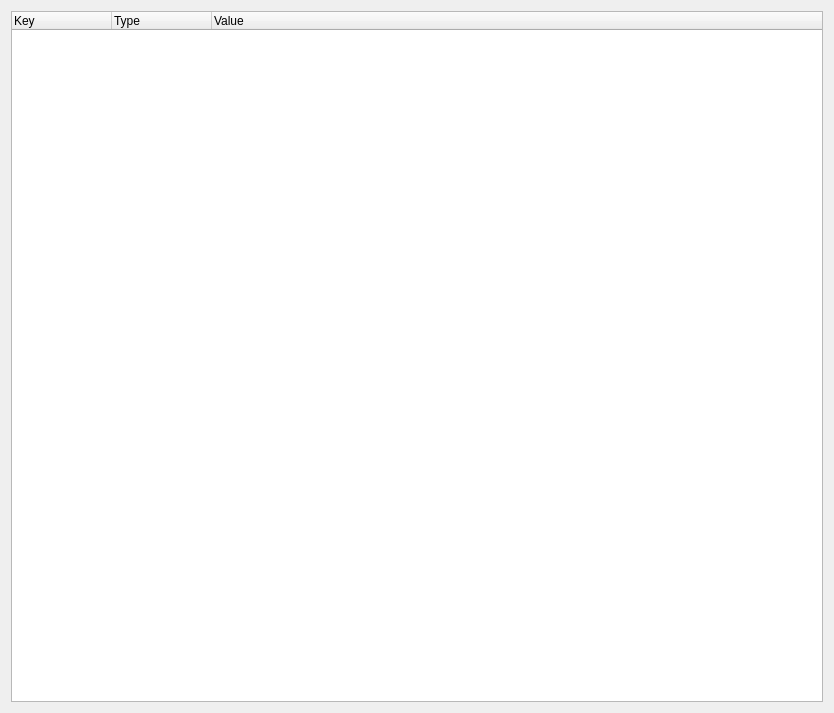
<?xml version="1.0" encoding="UTF-8"?>
<ui version="4.0">
 <class>PListEditorWidget</class>
 <widget class="QWidget" name="PListEditorWidget">
  <property name="geometry">
   <rect>
    <x>0</x>
    <y>0</y>
    <width>834</width>
    <height>713</height>
   </rect>
  </property>
  <property name="windowTitle">
   <string>Form</string>
  </property>
  <layout class="QHBoxLayout" name="horizontalLayout">
   <item>
    <widget class="QTreeWidget" name="plistTree">
     <column>
      <property name="text">
       <string>Key</string>
      </property>
     </column>
     <column>
      <property name="text">
       <string>Type</string>
      </property>
     </column>
     <column>
      <property name="text">
       <string>Value</string>
      </property>
     </column>
    </widget>
   </item>
  </layout>
 </widget>
 <resources/>
 <connections/>
</ui>
